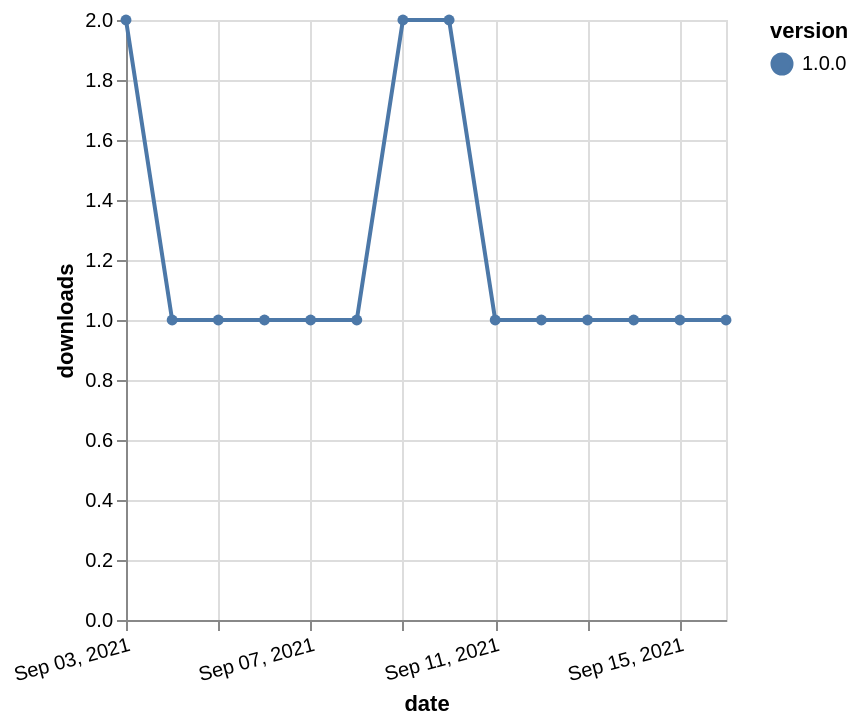

Express this chart as Vega-Lite.
### Vega-Lite specification from a JSON file in a GitHub repository (floating-point values rounded to 4 significant figures)
{"$schema": "https://vega.github.io/schema/vega-lite/v5.json", "description": "A simple bar chart with embedded data.", "data": {"values": [{"date": "2021-09-03", "total": 114, "delta": 2, "version": "1.0.0"}, {"date": "2021-09-04", "total": 115, "delta": 1, "version": "1.0.0"}, {"date": "2021-09-05", "total": 116, "delta": 1, "version": "1.0.0"}, {"date": "2021-09-06", "total": 117, "delta": 1, "version": "1.0.0"}, {"date": "2021-09-07", "total": 118, "delta": 1, "version": "1.0.0"}, {"date": "2021-09-08", "total": 119, "delta": 1, "version": "1.0.0"}, {"date": "2021-09-09", "total": 121, "delta": 2, "version": "1.0.0"}, {"date": "2021-09-10", "total": 123, "delta": 2, "version": "1.0.0"}, {"date": "2021-09-11", "total": 124, "delta": 1, "version": "1.0.0"}, {"date": "2021-09-12", "total": 125, "delta": 1, "version": "1.0.0"}, {"date": "2021-09-13", "total": 126, "delta": 1, "version": "1.0.0"}, {"date": "2021-09-14", "total": 127, "delta": 1, "version": "1.0.0"}, {"date": "2021-09-15", "total": 128, "delta": 1, "version": "1.0.0"}, {"date": "2021-09-16", "total": 129, "delta": 1, "version": "1.0.0"}]}, "width": "container", "mark": {"type": "line", "point": {"filled": true}}, "encoding": {"x": {"field": "date", "type": "temporal", "timeUnit": "yearmonthdate", "title": "date", "axis": {"labelAngle": -15}}, "y": {"field": "delta", "type": "quantitative", "title": "downloads"}, "color": {"field": "version", "type": "nominal"}, "tooltip": {"field": "delta"}}}
